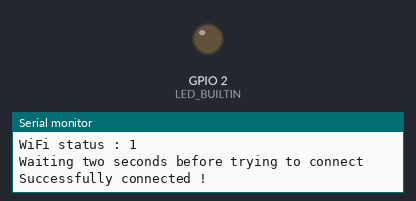
The sketch below on a simulated ESP8266 (NodeMCU). Parts: output pins drawn as LEDs (lit = HIGH, except the on-board LED, lit = LOW), the last lines printed to the serial monitor. WiFi joins after 1.5 s; servers stay silent unless stated.

Above: at 2.5 s.
At 4.0 s:
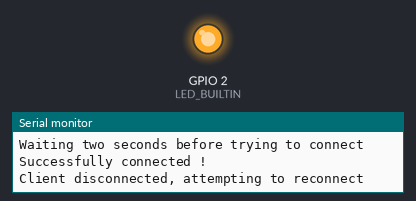
Timing chart, 0 to 6.3 s (numbered marks = the images above):
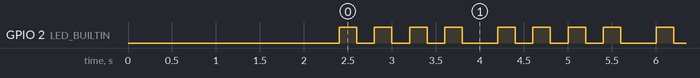

The sketch:

Arduino_Wifi.ino
```cpp
#include <ESP8266WiFi.h>

WiFiClient client;
constexpr int buffer_size = 32;

void force_connect() {
  while(!client.connect("192.168.4.2", 55555)) {
    Serial.println("Connection failed, retrying in 2.5 second");
    delay(2500);
  }
  Serial.println("Successfully connected !");
}

void setup() {
  Serial.begin(9600);
  pinMode(LED_BUILTIN, OUTPUT);

  // Start WiFi access point and connect to server.
  bool err = WiFi.softAP("ESP8266", "motdepassemin8");
  // In order to connect to a network rather than creating a new one,
  // comment the line above and uncomment the two next ones.
  // WiFi.mode(WIFI_STA);
  // wl_status_t err = WiFi.begin("nom_wifi", "mdpwifi");

  Serial.print("WiFi status : ");
  Serial.println(err);
  Serial.println("Waiting two seconds before trying to connect");
  delay(2000);
  force_connect();
}

void loop() {
  // Buffer for inputs/outputs.
  static char wifi_buffer[buffer_size];

  delay(200);
  digitalWrite(LED_BUILTIN, HIGH);
  if (!client.connected()) {
    Serial.println("Client disconnected, attempting to reconnect");
    force_connect();
  }
  client.println("High");

  delay(200);
  digitalWrite(LED_BUILTIN, LOW);
  if (!client.connected()) {
    Serial.println("Client disconnected, attempting to reconnect");
    force_connect();
  }
  client.println("Low");

  // If a message is available, handle it.
  while (client.available()) {
      int read_size = client.read(wifi_buffer, buffer_size);
      // Write only what was received. Prevents overflows and remnants
      // of previous messages.
      Serial.write(wifi_buffer, read_size);
  }
}
```

Measured:
- by itself, GPIO 2 (LED_BUILTIN): repeats every 1.8 s: 3 × (LOW 0.20 s, HIGH 0.20 s), LOW 0.40 s, HIGH 0.20 s
- by itself, everything shown: repeats every 1.8 s, in 8 steps
